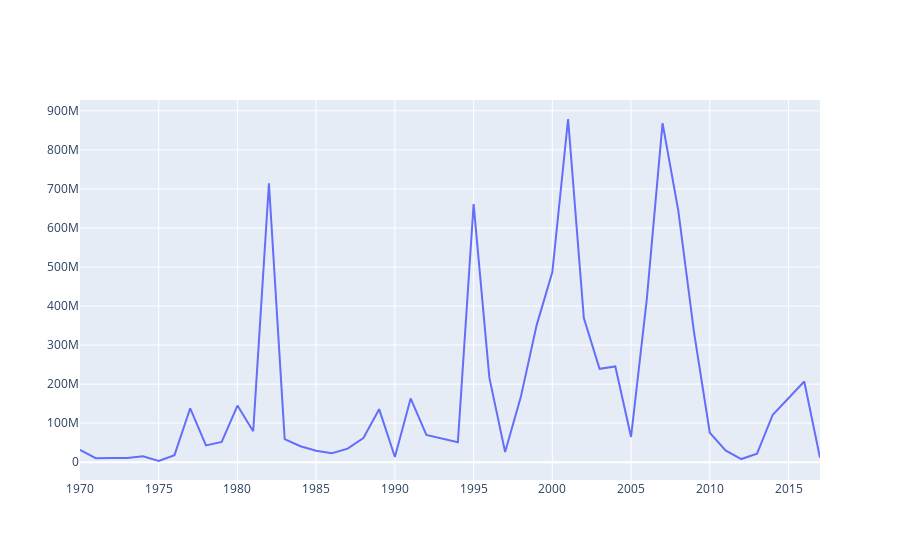

Notebook code cell kept with this figure:
### Markdown cell above
### Extent of Property Damage over the Years across the globe

### Code cell
terror_filter = terror[terror['propextent_txt'] == "Major (likely >= $1 million but < $1 billion)"]
terror_filter = terror_filter[['city','Group','propvalue','Year']]
terror_filter = terror_filter.fillna(terror_filter.propvalue.mean())
terror_filter = terror_filter.sort_values(['Year'], ascending=False)
terror_filter = terror_filter.groupby(['Year'])['propvalue'].sum()
data = [
    {
        'x': terror_filter.index,
        'y': terror_filter.values,
        'mode': 'lines',
        'marker': {
            'sizemode': 'area',
 #           'sizeref': 'sizeref',
           }
    }
]
iplot(data)

### Figure 1 — Plotly figure (JSON) as saved in the notebook; plotly's stock layout.template omitted (floating-point values rounded to 4 significant figures)
{"data": [{"marker": {"sizemode": "area"}, "mode": "lines", "type": "scatter", "x": [1970, 1971, 1972, 1973, 1974, 1975, 1976, 1977, 1978, 1979, 1980, 1981, 1982, 1983, 1984, 1985, 1986, 1987, 1988, 1989, 1990, 1991, 1992, 1994, 1995, 1996, 1997, 1998, 1999, 2000, 2001, 2002, 2003, 2004, 2005, 2006, 2007, 2008, 2009, 2010, 2011, 2012, 2013, 2014, 2016, 2017], "y": [31740000.0, 10240000.0, 11000000, 11000000, 15000000, 3000000, 18000000, 138056000, 42800000, 51926563, 144956039, 79131017, 714255113, 59000000, 40850000, 29070432, 23000000, 34600000, 62000000, 135800000, 13366000, 163300000.0, 69908076, 51200000, 661200000.0, 216478038, 26234643, 167300000.0, 350400000.0, 486900000.0, 879100000.0, 369200000.0, 239200000.0, 245100000.0, 64660000.0, 417700000.0, 868300000.0, 644500000.0, 332600000.0, 75500000.0, 30210000.0, 7990570, 21716664, 121600000.0, 206800000.0, 11500000]}], "layout": {}}
